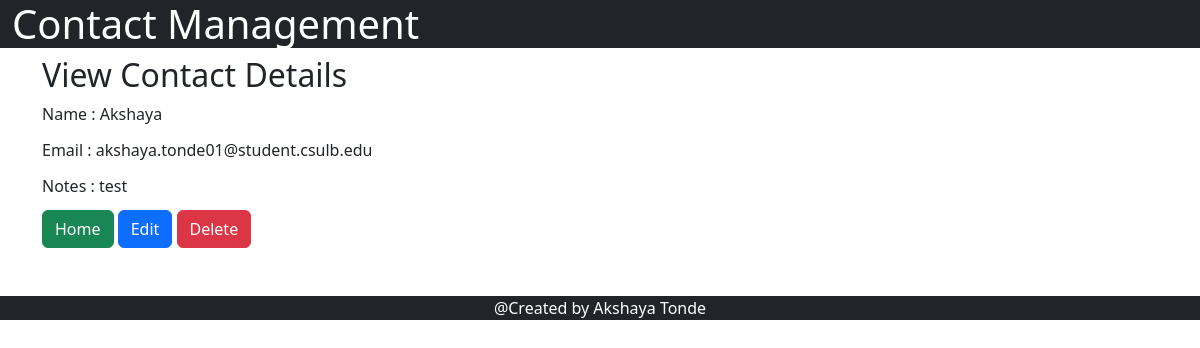
The page /viewContact/2/ on the database its author committed.
### contact_management/models.py (models this page shows)
class ContactsInfo(models.Model):
    name = models.CharField(max_length=70)
    email = models.EmailField(max_length=100)
    notes = models.CharField(max_length=100)
    creation_date = models.DateTimeField(default=django.utils.timezone.now)

### contact_management/views.py (the view, shortened to what this page needs)
# urls.py: path('viewContact/<id>/', viewContact, name= 'viewContact'),
def viewContact (request, id):
    queryset = ContactsInfo.objects.get(id=id)
    print(queryset)
    context= {'contactsInfo': queryset, 'page': 'View Contact'}
    return render(request, "viewContact.html", context)

### contact_management/templates/viewContact.html (shortened to what this page needs)
<!DOCTYPE html>
{% extends "base.html"%}
{% block start %}
    <div class="container">
    <form method="post" enctype="multipart/form-data">
        <h2>View Contact Details </h2>
        <div class="mb-1">
            <label for="exampleFormControlTextarea1" class="form-label" >Name : {{contactsInfo.name}} </label>
        </div>
        <div class="mb-1">
            <label for="exampleFormControlInput1" class="form-label" >Email : {{contactsInfo.email}} </label>
        </div>
        <div class="mb-1">
            <label for="exampleFormControlTextarea1" class="form-label" >Notes : {{contactsInfo.notes}}</label>
        </div>
        <button type="submit" name="home" class="btn btn-success"> Home </button>
        <button type="submit" name="edit" class="btn btn-primary"> Edit </button>
        <button type="submit" name="delete"class="btn btn-danger"> Delete </button>
    </form>
    </div>
{% endblock %}

### rows shown on the page
ContactsInfo: name "Akshaya", email "akshaya.tonde01@student.csulb.edu", notes "test"
